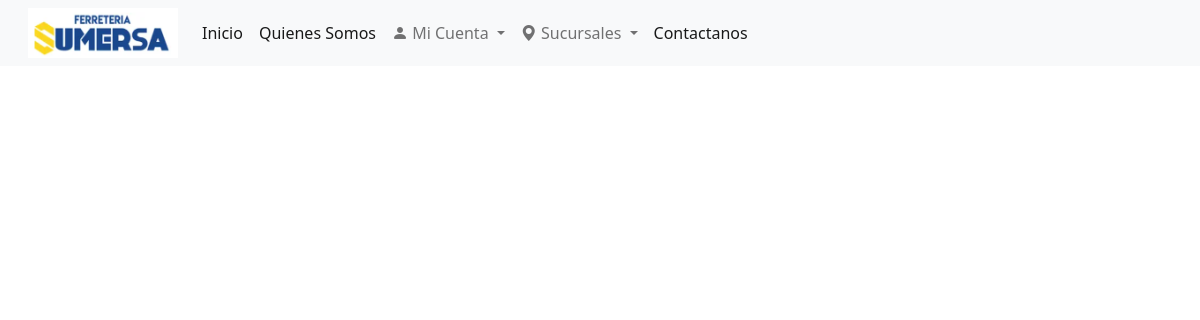
The app's page /?c=products&a=clientssa, older data.
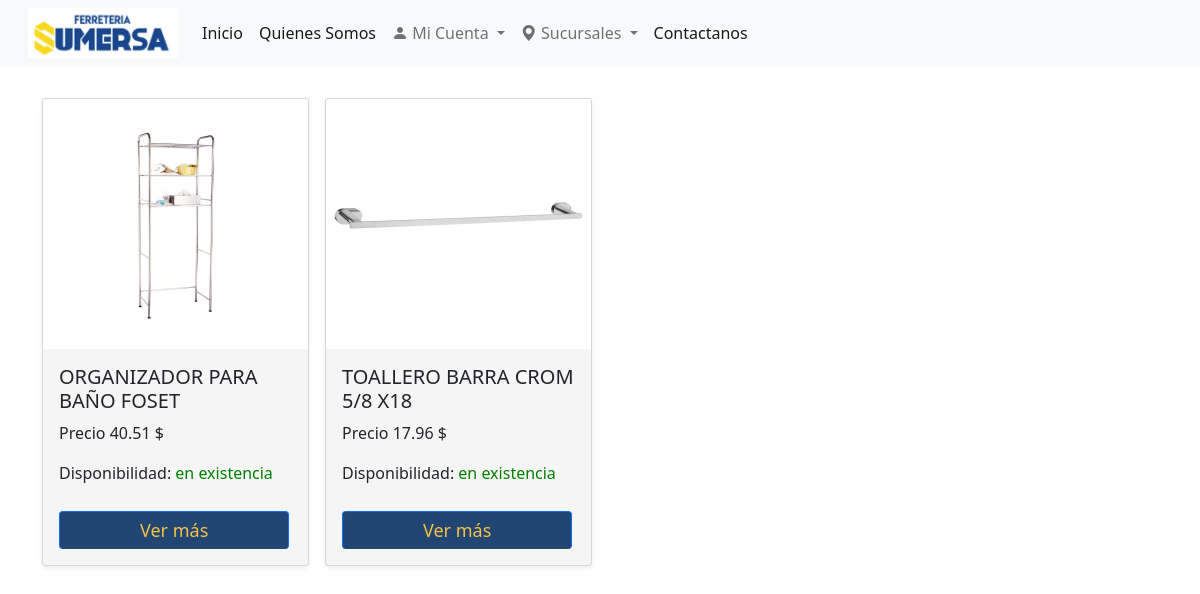
The same page, newer data.
### tables this page shows
CREATE TABLE IF NOT EXISTS `producto` (
  `ID_Producto` varchar(11) NOT NULL,
  `Descripcion` varchar(1000) NOT NULL,
  `Nombrep` varchar(1000) NOT NULL,
  `Imagen` varchar(15) NOT NULL,
  `ID_Familia` varchar(8) NOT NULL,
  PRIMARY KEY (`ID_Producto`),
  KEY `ID_Familia` (`ID_Familia`)
);

CREATE TABLE IF NOT EXISTS `precio_cantidad` (
  `ID_PC` varchar(8) NOT NULL,
  `Precio_ST` float(10,2) DEFAULT NULL,
  `Precio_SS` float(10,2) DEFAULT NULL,
  `Precio_LO` float(10,2) DEFAULT NULL,
  `Precio_OP` float(10,2) DEFAULT NULL,
  `Precio_ZA` float(10,2) DEFAULT NULL,
  `Precio_SA` float(10,2) DEFAULT NULL,
  `Cantidad_ST` int(11) DEFAULT NULL,
  `Cantidad_SS` int(11) DEFAULT NULL,
  `Cantidad_LO` int(11) DEFAULT NULL,
  `Cantidad_OP` int(11) DEFAULT NULL,
  `Cantidad_ZA` int(11) DEFAULT NULL,
  `Cantidad_SA` int(11) DEFAULT NULL,
  `ID_Producto` varchar(11) NOT NULL,
  PRIMARY KEY (`ID_PC`),
  KEY `ID_Producto` (`ID_Producto`)
);

### Controllers/products.controller.php (called while the page is built, shortened)
<?php
require_once "Models/products.php";
class productscontroller{
    public function __CONSTRUCT(){
        $this->modelo=new products;
    }
    public function clientssa()
    {
        require_once "views/products/show-sa-c.php";
    }
}

### index.php (called while the page is built)
<?php require_once 'Core/router.core.php';

### Models/DataBase.php (called while the page is built, shortened)
<?php
class BasedeDatos{
    public static function Conectar(){
        try{
            $conexion = new PDO
            ("mysql:host=".self::servidor.";dbname=".
            self::nombrebd.";charset=utf8",self::usuariobd,
            self::clave);
            $conexion->setAttribute(PDO::ATTR_ERRMODE,PDO::ERRMODE_EXCEPTION);
            return $conexion;
        }catch(PDOException $e){
            return "FALLO".$e->getMessage();
        }
    }
}

### Models/products.php (called while the page is built, shortened)
<?php
class products{
    private $pdo;
    public function __CONSTRUCT(){
        $this->pdo = BasedeDatos::Conectar();
    }
    public function showsaall(){
        try{
            $consulta=$this->pdo->prepare("SELECT producto.ID_Producto,producto.Nombrep,producto.Descripcion,producto.Imagen,familia.Nombre,precio_cantidad.Precio_SA,precio_cantidad.Cantidad_SA FROM producto,familia,precio_cantidad WHERE producto.ID_Producto = precio_cantidad.ID_Producto AND producto.ID_Familia = familia.ID_Familia AND precio_cantidad.Precio_SA IS NOT NULL;");
            $consulta->execute();
            return $consulta->fetchAll(PDO::FETCH_OBJ);
        }catch(Exception $e){
            die($e->getMessage());
        }
    }
}

### Views/products/show-sa-c.php (the view, shortened to what this page needs)
<!DOCTYPE html>
<html lang="en">
<head>
    <link href="https://cdn.jsdelivr.net/npm/bootstrap@5.0.2/dist/css/bootstrap.min.css" rel="stylesheet"
>
    <link rel="stylesheet" href="Assets/css/showc.css">
    <link rel="stylesheet" href="https://cdn.jsdelivr.net/npm/bootstrap-icons@1.8.1/font/bootstrap-icons.css">
</head>
<body>
<?php
 require_once "Views/Constant/clientesw/nav.php";
?>
    <div class="container">
        <div class="row row-cols-1 row-cols-sm-2 row-cols-md-4 g-3 my-3">
            <?php
                    foreach ($this->modelo->showsaall() as $r)
                     {
                        $path="img/".$r->Imagen;
                        if(file_exists($path))
                        {
                            ?>
            <div class="col" id="id_<?=$r->ID_Producto?>">
                <div class="card shadow-sm">
                    <?php echo "<img src='img/$r->Imagen' width='300px' height='250px' class='card-img-top'>"?>
                    <div class="card-body">
                        <h5 class="card-title">
                            <?=$r->Nombrep?>
                        </h5>
                        <p class="card-text">Precio <?=$r->Precio_SA?> $</p>
                        <?php
                                    if(($r->Cantidad_SA)>0)
                                    {
                                        ?>
                        <p class="card-text ">Disponibilidad: <span style="color: green;"> en existencia</span></p>
                        <?php
                                    }
                                    else{
                                        ?>
                        <p class="card-text ">Disponibilidad: <span class="text-danger"> Fuera de stock</span></p>
                        <?php
                                    }
                                    ?>
                        <a href="?c=products&a=Detailssa&id=<?=$r->ID_Producto?>" class="btn btn-primary btn-block boton">Ver
                            más</a>
                    </div>
                </div>
            </div>
            <?php
                        }
                    }
                    ?>
        </div>
    </div>
</body>
</html>

Row changes from the older to the newer data that the page shows:
added producto: Imagen (picture), Nombrep "ORGANIZADOR PARA BAÑO FOSET", precio_cantidad.Precio_SA "40.51"
added producto: Imagen (picture), Nombrep "TOALLERO BARRA CROM 5/8 X18", precio_cantidad.Precio_SA "17.96"
